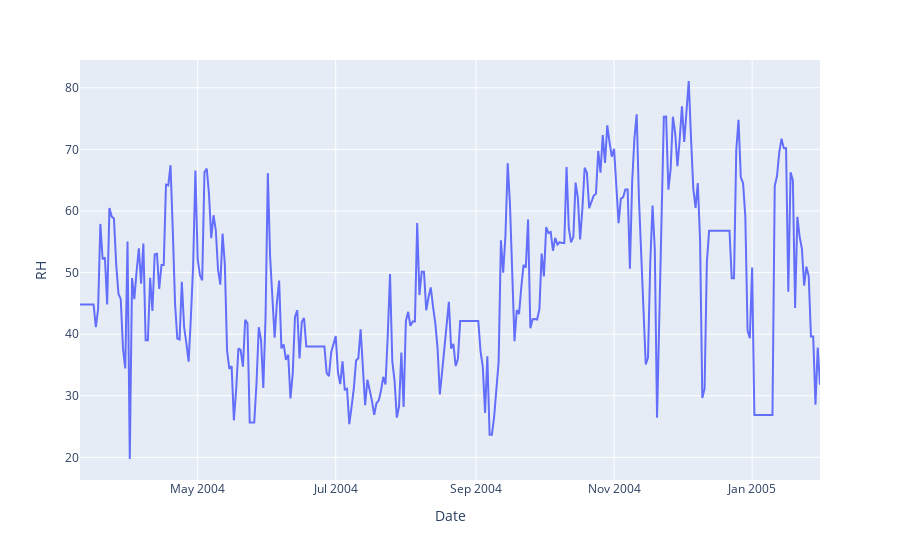

Notebook cell for this chart:
### Markdown cell above
##### Relative Humidity (RH)

### Code cell
px.line(data_frame=df_clean, y='RH')

### Figure 1 — Plotly figure (JSON) as saved in the notebook; plotly's stock layout.template omitted (floating-point values rounded to 4 significant figures; data arrays with more than 128 entries replaced by an {"elided": "..."} marker saying what was removed)
{"data": [{"hovertemplate": "Date=%{x}<br>RH=%{y}<extra></extra>", "legendgroup": "", "line": {"color": "#636efa", "dash": "solid"}, "mode": "lines", "name": "", "orientation": "v", "showlegend": false, "type": "scatter", "x": {"elided": "328 str values"}, "xaxis": "x", "y": {"elided": "328 float values"}, "yaxis": "y"}], "layout": {"legend": {"tracegroupgap": 0}, "margin": {"t": 60}, "xaxis": {"anchor": "y", "domain": [0, 1], "title": {"text": "Date"}}, "yaxis": {"anchor": "x", "domain": [0, 1], "title": {"text": "RH"}}}}
